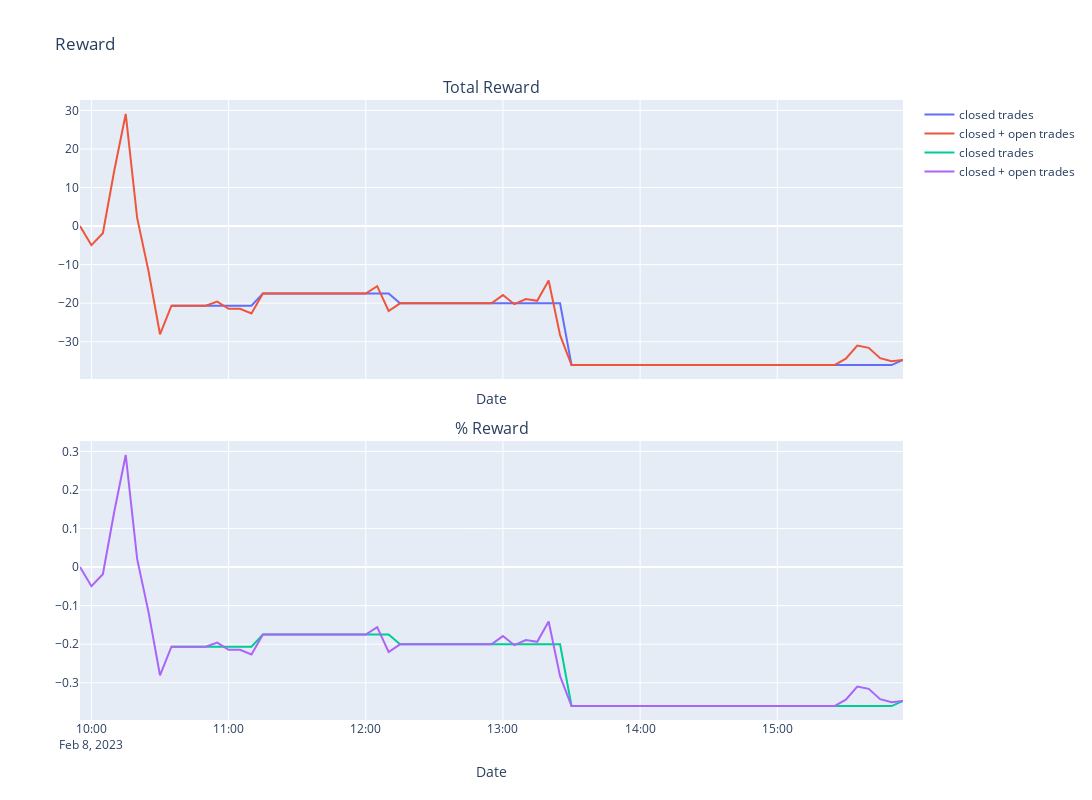

This figure's notebook cell:
### Code cell
class Backtest:
    def __init__(self, strategy, data,  commission = 0.01, slipage = 0.0, start_offset = 5):
        self.strategy = strategy
        self.data = data
        self.commission = commission
       # self.intraday = intraday
        self.status = pd.DataFrame(columns=['datetime','sharpe ratio','max drawdown',
                                            'total reward','% reward','reward std',
                                             'avg risk reward ratio', 'avg trade duration',
                                             'num trades','win rate'])
        self.status_closed = self.status.copy()
        self.start_offset = start_offset 

    def update_status(self,datetime):
            setting = {"closed": (self.strategy.closed_trades),
                        "all": (pd.concat([self.strategy.open_trades, self.strategy.closed_trades], ignore_index=True))}

            for key, table in setting.items():
                if len(table) == 0:
                    continue
                cur_status = pd.DataFrame()
                cur_status['datetime'] = [datetime]
                sum_reward = table['reward'].sum()
                cur_status['total reward'] = [sum_reward]
                tr =  self.status_closed['total reward'].values if key=="closed" else self.status['total reward'].values
                std_reward = np.std(tr) if len(tr) > 0 else 0
                cur_status['reward std'] = [std_reward]
                cur_status['sharpe ratio'] = [0] if std_reward == 0 else [sum_reward/std_reward]
                cur_status['% reward'] = [0] if sum_reward == 0 else [100*sum_reward/self.strategy.initial_allocation]
                #compute avg risk reward ratio
                entry_mrk_value = table['entry price']*table['position']
                risk_reward_ratio = (entry_mrk_value + table['reward'])/entry_mrk_value
                cur_status['avg risk reward ratio'] = [risk_reward_ratio.mean()]
                #compute max drawdown
                tv = tr+self.strategy.initial_allocation # total value
                if len(tv)==0:
                    cur_status['max drawdown'] = [0]
                else:
                    i = np.argmax(np.maximum.accumulate(tv) - tv) # end of the period
                    j = 0 if i==0 else np.argmax(tv[:i]) # start of period
                    if tv[j] == 0:
                        cur_status['max drawdown'] = [0]
                    else:
                        cur_status['max drawdown'] = [100*(tv[i] - tv[j]) /tv[j]]

                #compute avg trade duration: todo
              #  if key=="closed":
              #      entry_time = table['entry time']
              #      exit_time = table['exit time']
              #      if len(exit_time) == 0:
              #          cur_status['avg trade duration'] = [0]
              #      else:
              #          cur_status['avg trade duration'] = [(exit_time - entry_time).mean().total_seconds()/60]
                
                #compute win rate
                cur_status['num trades'] = [len(table)]
                cur_status['win rate'] = [0] if len(table) == 0 else [len(table[table['reward']>0])/len(table)]


                if key == "closed":
                    self.status_closed = pd.concat([self.status_closed,cur_status],ignore_index = True)
                else:
                    self.status = pd.concat([self.status,cur_status],ignore_index = True)



    def summary(self):
        summary = pd.concat([self.status_closed[-1:],self.status[-1:]])
        indx = []
        if len(self.status_closed)>0:
            indx += ['closed']
        if len(self.status)>0:
            indx += ['all']
        summary.index = indx
        return summary

    def run(self, plot = True):
        data = self.data
        for i in range(self.start_offset,len(data)+1):
         #   print()
         #   print(i)
          #  print(data.iloc[:i])
            self.strategy.update(data.iloc[:i])
            datetime = to_datetime(str(data.iloc[:i].index[-1]))
          #  print("datetime")
          #  print(datetime)
            self.update_status(datetime)

        if plot:
            fig = make_subplots(rows=2, cols=1, shared_xaxes=True, 
                        vertical_spacing=0.1, subplot_titles=('Total Reward','% Reward'), 
                        row_width=[1,1])


            fig.add_trace(go.Scatter(x=self.status_closed.datetime, y=self.status_closed['total reward'],
                          mode='lines',
                          name='closed trades'),row=1, col=1)

            fig.add_trace(go.Scatter(x=self.status.datetime, y=self.status['total reward'],
                          mode='lines',
                          name="closed + open trades"),row=1, col=1)

            fig.add_trace(go.Scatter(x=self.status_closed.datetime, y=self.status_closed['% reward'],
                          mode='lines',
                          name='closed trades'),row=2, col=1)


            fig.add_trace(go.Scatter(x=self.status.datetime, y=self.status['% reward'],
                          mode='lines',
                          name="closed + open trades"),row=2, col=1)

            # add title
            fig.update_layout(title_text="Reward")
            # add x axis labels with title font size
            fig.update_xaxes(title_text="Date", title_font_size=14)
            fig.update_layout(height=800, width=1300)
            fig.show()



        return self.strategy.open_trades, self.strategy.closed_trades




st = Strategy(buy_signal, sell_signal,timeframe=timeframe, trade_allocation = 2000, allocation = 10000)
bt = Backtest(st, data)
a = bt.run()  
bt.summary()

### Figure 1 — Plotly figure (JSON) as saved in the notebook; plotly's stock layout.template omitted (floating-point values rounded to 4 significant figures)
{"data": [{"mode": "lines", "name": "closed trades", "type": "scatter", "x": ["2023-02-08T10:35:00", "2023-02-08T10:40:00", "2023-02-08T10:45:00", "2023-02-08T10:50:00", "2023-02-08T10:55:00", "2023-02-08T11:00:00", "2023-02-08T11:05:00", "2023-02-08T11:10:00", "2023-02-08T11:15:00", "2023-02-08T11:20:00", "2023-02-08T11:25:00", "2023-02-08T11:30:00", "2023-02-08T11:35:00", "2023-02-08T11:40:00", "2023-02-08T11:45:00", "2023-02-08T11:50:00", "2023-02-08T11:55:00", "2023-02-08T12:00:00", "2023-02-08T12:05:00", "2023-02-08T12:10:00", "2023-02-08T12:15:00", "2023-02-08T12:20:00", "2023-02-08T12:25:00", "2023-02-08T12:30:00", "2023-02-08T12:35:00", "2023-02-08T12:40:00", "2023-02-08T12:45:00", "2023-02-08T12:50:00", "2023-02-08T12:55:00", "2023-02-08T13:00:00", "2023-02-08T13:05:00", "2023-02-08T13:10:00", "2023-02-08T13:15:00", "2023-02-08T13:20:00", "2023-02-08T13:25:00", "2023-02-08T13:30:00", "2023-02-08T13:35:00", "2023-02-08T13:40:00", "2023-02-08T13:45:00", "2023-02-08T13:50:00", "2023-02-08T13:55:00", "2023-02-08T14:00:00", "2023-02-08T14:05:00", "2023-02-08T14:10:00", "2023-02-08T14:15:00", "2023-02-08T14:20:00", "2023-02-08T14:25:00", "2023-02-08T14:30:00", "2023-02-08T14:35:00", "2023-02-08T14:40:00", "2023-02-08T14:45:00", "2023-02-08T14:50:00", "2023-02-08T14:55:00", "2023-02-08T15:00:00", "2023-02-08T15:05:00", "2023-02-08T15:10:00", "2023-02-08T15:15:00", "2023-02-08T15:20:00", "2023-02-08T15:25:00", "2023-02-08T15:30:00", "2023-02-08T15:35:00", "2023-02-08T15:40:00", "2023-02-08T15:45:00", "2023-02-08T15:50:00", "2023-02-08T15:55:00"], "xaxis": "x", "y": [-20.65, -20.65, -20.65, -20.65, -20.65, -20.65, -20.65, -20.65, -17.51, -17.51, -17.51, -17.51, -17.51, -17.51, -17.51, -17.51, -17.51, -17.51, -17.51, -17.51, -20.04, -20.04, -20.04, -20.04, -20.04, -20.04, -20.04, -20.04, -20.04, -20.04, -20.04, -20.04, -20.04, -20.04, -20.04, -36.05, -36.05, -36.05, -36.05, -36.05, -36.05, -36.05, -36.05, -36.05, -36.05, -36.05, -36.05, -36.05, -36.05, -36.05, -36.05, -36.05, -36.05, -36.05, -36.05, -36.05, -36.05, -36.05, -36.05, -36.05, -36.05, -36.05, -36.05, -36.05, -34.74], "yaxis": "y"}, {"mode": "lines", "name": "closed + open trades", "type": "scatter", "x": ["2023-02-08T09:55:00", "2023-02-08T10:00:00", "2023-02-08T10:05:00", "2023-02-08T10:10:00", "2023-02-08T10:15:00", "2023-02-08T10:20:00", "2023-02-08T10:25:00", "2023-02-08T10:30:00", "2023-02-08T10:35:00", "2023-02-08T10:40:00", "2023-02-08T10:45:00", "2023-02-08T10:50:00", "2023-02-08T10:55:00", "2023-02-08T11:00:00", "2023-02-08T11:05:00", "2023-02-08T11:10:00", "2023-02-08T11:15:00", "2023-02-08T11:20:00", "2023-02-08T11:25:00", "2023-02-08T11:30:00", "2023-02-08T11:35:00", "2023-02-08T11:40:00", "2023-02-08T11:45:00", "2023-02-08T11:50:00", "2023-02-08T11:55:00", "2023-02-08T12:00:00", "2023-02-08T12:05:00", "2023-02-08T12:10:00", "2023-02-08T12:15:00", "2023-02-08T12:20:00", "2023-02-08T12:25:00", "2023-02-08T12:30:00", "2023-02-08T12:35:00", "2023-02-08T12:40:00", "2023-02-08T12:45:00", "2023-02-08T12:50:00", "2023-02-08T12:55:00", "2023-02-08T13:00:00", "2023-02-08T13:05:00", "2023-02-08T13:10:00", "2023-02-08T13:15:00", "2023-02-08T13:20:00", "2023-02-08T13:25:00", "2023-02-08T13:30:00", "2023-02-08T13:35:00", "2023-02-08T13:40:00", "2023-02-08T13:45:00", "2023-02-08T13:50:00", "2023-02-08T13:55:00", "2023-02-08T14:00:00", "2023-02-08T14:05:00", "2023-02-08T14:10:00", "2023-02-08T14:15:00", "2023-02-08T14:20:00", "2023-02-08T14:25:00", "2023-02-08T14:30:00", "2023-02-08T14:35:00", "2023-02-08T14:40:00", "2023-02-08T14:45:00", "2023-02-08T14:50:00", "2023-02-08T14:55:00", "2023-02-08T15:00:00", "2023-02-08T15:05:00", "2023-02-08T15:10:00", "2023-02-08T15:15:00", "2023-02-08T15:20:00", "2023-02-08T15:25:00", "2023-02-08T15:30:00", "2023-02-08T15:35:00", "2023-02-08T15:40:00", "2023-02-08T15:45:00", "2023-02-08T15:50:00", "2023-02-08T15:55:00"], "xaxis": "x", "y": [0, -4.95, -1.87, 14.41, 29.08, 2.123, -11.74, -28.07, -20.65, -20.65, -20.65, -20.65, -19.6, -21.47, -21.47, -22.68, -17.51, -17.51, -17.51, -17.51, -17.51, -17.51, -17.51, -17.51, -17.51, -17.51, -15.59, -22.02, -20.04, -20.04, -20.04, -20.04, -20.04, -20.04, -20.04, -20.04, -20.04, -17.9, -20.26, -18.94, -19.38, -14.1, -28.29, -36.05, -36.05, -36.05, -36.05, -36.05, -36.05, -36.05, -36.05, -36.05, -36.05, -36.05, -36.05, -36.05, -36.05, -36.05, -36.05, -36.05, -36.05, -36.05, -36.05, -36.05, -36.05, -36.05, -36.05, -34.4, -30.99, -31.59, -34.28, -35.07, -34.74], "yaxis": "y"}, {"mode": "lines", "name": "closed trades", "type": "scatter", "x": ["2023-02-08T10:35:00", "2023-02-08T10:40:00", "2023-02-08T10:45:00", "2023-02-08T10:50:00", "2023-02-08T10:55:00", "2023-02-08T11:00:00", "2023-02-08T11:05:00", "2023-02-08T11:10:00", "2023-02-08T11:15:00", "2023-02-08T11:20:00", "2023-02-08T11:25:00", "2023-02-08T11:30:00", "2023-02-08T11:35:00", "2023-02-08T11:40:00", "2023-02-08T11:45:00", "2023-02-08T11:50:00", "2023-02-08T11:55:00", "2023-02-08T12:00:00", "2023-02-08T12:05:00", "2023-02-08T12:10:00", "2023-02-08T12:15:00", "2023-02-08T12:20:00", "2023-02-08T12:25:00", "2023-02-08T12:30:00", "2023-02-08T12:35:00", "2023-02-08T12:40:00", "2023-02-08T12:45:00", "2023-02-08T12:50:00", "2023-02-08T12:55:00", "2023-02-08T13:00:00", "2023-02-08T13:05:00", "2023-02-08T13:10:00", "2023-02-08T13:15:00", "2023-02-08T13:20:00", "2023-02-08T13:25:00", "2023-02-08T13:30:00", "2023-02-08T13:35:00", "2023-02-08T13:40:00", "2023-02-08T13:45:00", "2023-02-08T13:50:00", "2023-02-08T13:55:00", "2023-02-08T14:00:00", "2023-02-08T14:05:00", "2023-02-08T14:10:00", "2023-02-08T14:15:00", "2023-02-08T14:20:00", "2023-02-08T14:25:00", "2023-02-08T14:30:00", "2023-02-08T14:35:00", "2023-02-08T14:40:00", "2023-02-08T14:45:00", "2023-02-08T14:50:00", "2023-02-08T14:55:00", "2023-02-08T15:00:00", "2023-02-08T15:05:00", "2023-02-08T15:10:00", "2023-02-08T15:15:00", "2023-02-08T15:20:00", "2023-02-08T15:25:00", "2023-02-08T15:30:00", "2023-02-08T15:35:00", "2023-02-08T15:40:00", "2023-02-08T15:45:00", "2023-02-08T15:50:00", "2023-02-08T15:55:00"], "xaxis": "x2", "y": [-0.2065, -0.2065, -0.2065, -0.2065, -0.2065, -0.2065, -0.2065, -0.2065, -0.1751, -0.1751, -0.1751, -0.1751, -0.1751, -0.1751, -0.1751, -0.1751, -0.1751, -0.1751, -0.1751, -0.1751, -0.2004, -0.2004, -0.2004, -0.2004, -0.2004, -0.2004, -0.2004, -0.2004, -0.2004, -0.2004, -0.2004, -0.2004, -0.2004, -0.2004, -0.2004, -0.3605, -0.3605, -0.3605, -0.3605, -0.3605, -0.3605, -0.3605, -0.3605, -0.3605, -0.3605, -0.3605, -0.3605, -0.3605, -0.3605, -0.3605, -0.3605, -0.3605, -0.3605, -0.3605, -0.3605, -0.3605, -0.3605, -0.3605, -0.3605, -0.3605, -0.3605, -0.3605, -0.3605, -0.3605, -0.3474], "yaxis": "y2"}, {"mode": "lines", "name": "closed + open trades", "type": "scatter", "x": ["2023-02-08T09:55:00", "2023-02-08T10:00:00", "2023-02-08T10:05:00", "2023-02-08T10:10:00", "2023-02-08T10:15:00", "2023-02-08T10:20:00", "2023-02-08T10:25:00", "2023-02-08T10:30:00", "2023-02-08T10:35:00", "2023-02-08T10:40:00", "2023-02-08T10:45:00", "2023-02-08T10:50:00", "2023-02-08T10:55:00", "2023-02-08T11:00:00", "2023-02-08T11:05:00", "2023-02-08T11:10:00", "2023-02-08T11:15:00", "2023-02-08T11:20:00", "2023-02-08T11:25:00", "2023-02-08T11:30:00", "2023-02-08T11:35:00", "2023-02-08T11:40:00", "2023-02-08T11:45:00", "2023-02-08T11:50:00", "2023-02-08T11:55:00", "2023-02-08T12:00:00", "2023-02-08T12:05:00", "2023-02-08T12:10:00", "2023-02-08T12:15:00", "2023-02-08T12:20:00", "2023-02-08T12:25:00", "2023-02-08T12:30:00", "2023-02-08T12:35:00", "2023-02-08T12:40:00", "2023-02-08T12:45:00", "2023-02-08T12:50:00", "2023-02-08T12:55:00", "2023-02-08T13:00:00", "2023-02-08T13:05:00", "2023-02-08T13:10:00", "2023-02-08T13:15:00", "2023-02-08T13:20:00", "2023-02-08T13:25:00", "2023-02-08T13:30:00", "2023-02-08T13:35:00", "2023-02-08T13:40:00", "2023-02-08T13:45:00", "2023-02-08T13:50:00", "2023-02-08T13:55:00", "2023-02-08T14:00:00", "2023-02-08T14:05:00", "2023-02-08T14:10:00", "2023-02-08T14:15:00", "2023-02-08T14:20:00", "2023-02-08T14:25:00", "2023-02-08T14:30:00", "2023-02-08T14:35:00", "2023-02-08T14:40:00", "2023-02-08T14:45:00", "2023-02-08T14:50:00", "2023-02-08T14:55:00", "2023-02-08T15:00:00", "2023-02-08T15:05:00", "2023-02-08T15:10:00", "2023-02-08T15:15:00", "2023-02-08T15:20:00", "2023-02-08T15:25:00", "2023-02-08T15:30:00", "2023-02-08T15:35:00", "2023-02-08T15:40:00", "2023-02-08T15:45:00", "2023-02-08T15:50:00", "2023-02-08T15:55:00"], "xaxis": "x2", "y": [0, -0.0495, -0.0187, 0.1441, 0.2908, 0.02123, -0.1174, -0.2807, -0.2065, -0.2065, -0.2065, -0.2065, -0.196, -0.2147, -0.2147, -0.2268, -0.1751, -0.1751, -0.1751, -0.1751, -0.1751, -0.1751, -0.1751, -0.1751, -0.1751, -0.1751, -0.1559, -0.2202, -0.2004, -0.2004, -0.2004, -0.2004, -0.2004, -0.2004, -0.2004, -0.2004, -0.2004, -0.179, -0.2026, -0.1894, -0.1938, -0.141, -0.2829, -0.3605, -0.3605, -0.3605, -0.3605, -0.3605, -0.3605, -0.3605, -0.3605, -0.3605, -0.3605, -0.3605, -0.3605, -0.3605, -0.3605, -0.3605, -0.3605, -0.3605, -0.3605, -0.3605, -0.3605, -0.3605, -0.3605, -0.3605, -0.3605, -0.344, -0.3099, -0.3159, -0.3428, -0.3507, -0.3474], "yaxis": "y2"}], "layout": {"annotations": [{"font": {"size": 16}, "showarrow": false, "text": "Total Reward", "x": 0.5, "xanchor": "center", "xref": "paper", "y": 1, "yanchor": "bottom", "yref": "paper"}, {"font": {"size": 16}, "showarrow": false, "text": "% Reward", "x": 0.5, "xanchor": "center", "xref": "paper", "y": 0.45, "yanchor": "bottom", "yref": "paper"}], "height": 800, "title": {"text": "Reward"}, "width": 1300, "xaxis": {"anchor": "y", "domain": [0, 1], "matches": "x2", "showticklabels": false, "title": {"font": {"size": 14}, "text": "Date"}}, "xaxis2": {"anchor": "y2", "domain": [0, 1], "title": {"font": {"size": 14}, "text": "Date"}}, "yaxis": {"anchor": "x", "domain": [0.55, 1]}, "yaxis2": {"anchor": "x2", "domain": [0, 0.45]}}}
